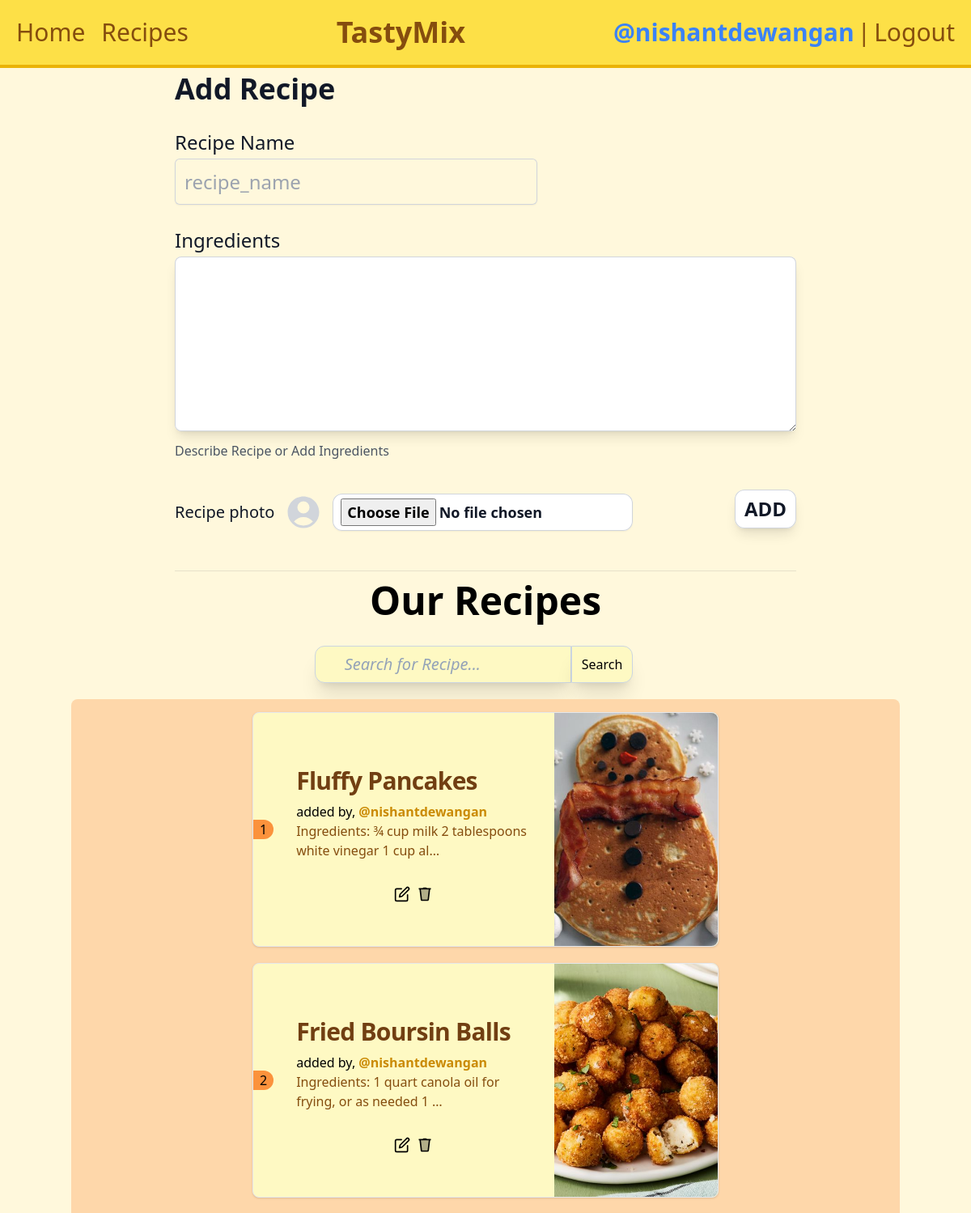
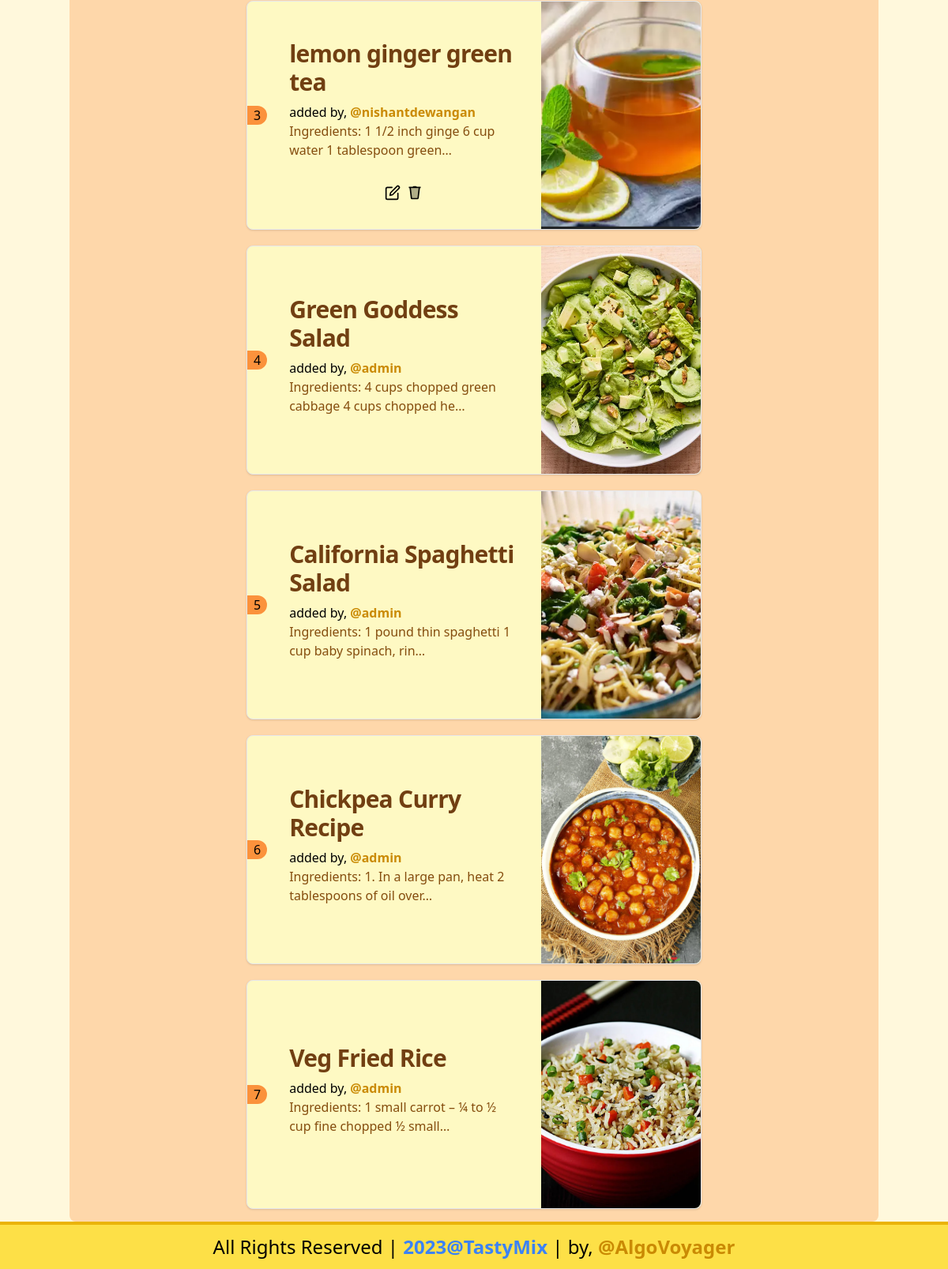
Screenshot of /recipe/ (signed in) with the database file from the repository (2 pictures, top to bottom).
### recipe/models.py (models this page shows, shortened)
class Recipe(models.Model):
    user = models.ForeignKey(User, on_delete=models.SET_NULL,null=True, blank=True)
    recipe_name= models.CharField(max_length=100)
    Ingredients= models.TextField()
    recipe_image= models.ImageField(upload_to="thumbnails")

### recipe/views.py (the view, shortened to what this page needs)
# urls.py: path('recipe/',views.recipes,name="recipes"),
def recipes(request):
    queryset = Recipe.objects.all()
    if request.GET.get("search"):
        queryset=queryset.filter(recipe_name__icontains=request.GET.get('search'))
    context = {'recipes': queryset}
    return render(request, "recipe.html", context)

### templates/recipe.html (shortened to what this page needs)
{% extends 'base.html' %}
{% block body %}
<main class=" flex  flex-col">
<div class="container max-w-screen-lg mx-auto ">
   {% if request.user.is_authenticated %}
    <form method="post" action="/recipe/" enctype="multipart/form-data">
        <div class="space-y-12 w-3/4 mx-auto">
            <div class="border-b border-gray-900/10 pb-12">
                <h2 class="text-4xl mt-3 font-semibold leading-7 text-gray-900" text-center>Add Recipe</h2>
                <div class="mt-10 grid grid-cols-1 gap-x-6 gap-y-8 sm:grid-cols-6">
                    <div class="sm:col-span-4">
                        <label for="recipe_name" class="block text-2xl font-medium leading-6 text-gray-900">Recipe
                            Name</label>
                        <div class="mt-2">
                            <div class="flex rounded-md shadow-sm ring-1 ring-inset ring-gray-300 focus-within:ring-2 focus-within:ring-inset focus-within:ring-indigo-600 sm:max-w-md">
                                <input type="text" name="recipe_name" id="recipe_name" required
                                       class="block flex-1 border-0 bg-transparent p-3 text-gray-900 placeholder:text-gray-400 focus:ring-0 text-2xl leading-6"
                                       placeholder="recipe_name">
                            </div>
                        </div>
                    </div>
                    <div class="col-span-full">
                        <label for="Ingredients"
                               class="block text-2xl font-medium leading-6 text-gray-900 ">Ingredients</label>
                        <div class="mt-2">
                            <textarea id="Ingredients" name="Ingredients" rows="8" required
                                      class="block w-full rounded-lg border-0 p-3 text-gray-900 shadow-lg ring-1 ring-inset ring-gray-300 placeholder:text-gray-400 focus:ring-2 focus:ring-inset focus:ring-indigo-600 text-lg leading-6"></textarea>
                        </div>
                        <p class="mt-3  text-md leading-6 text-gray-600">Describe Recipe or Add Ingredients</p>
                    </div>
                    <div class="col-span-full flex justify-between items-center">
                        <div class="mt-2 flex items-center gap-x-3">
                            <label for="recipe_image" class="block text-xl font-medium leading-6 text-gray-900">Recipe
                                photo</label>
                            <input name="recipe_image" id="recipe_image" type="file"
                                   class="rounded-xl bg-white px-2.5 py-1.5 text-lg font-semibold text-gray-900 shadow-sm ring-1 ring-inset ring-gray-300 hover:bg-gray-50">
                        </div>
                        <br>
                        <button type="submit"
                                class="rounded-xl bg-white px-3 py-2 text-2xl font-bold text-gray-900 shadow-lg ring-1 ring-inset ring-gray-300 hover:bg-gray-50">
                            ADD
                        </button>
                    </div>
                </div>
            </div>
        </div>
    </form>
    {% else %}
        <div class="text-center  text-3xl my-5">
            Wanna see your Delicious Dishes here?... <br>
            <a href="{% url 'auth' %}" class="text-orange-400 text-4xl hover:text-yellow-600 font-bold">Sign IN</a> <br>
            And Add Yours Too!!!
        </div>
    {% endif %}
    <div class="flex flex-wrap flex-col justify-center">
        <h1 class="text-5xl font-bold my-3 mx-auto">
            Our Recipes
        </h1>
        <form action="/recipe/" class="flex my-5  mx-auto">
            <input class="placeholder:italic placeholder:text-slate-400 bg-yellow-100 w-3/4 border border-slate-300 rounded-l-xl py-2 pl-9 pr-3 shadow-xl focus:outline-none focus:border-sky-500 focus:ring-sky-500 focus:ring-1 text-xl" placeholder="Search for Recipe..." type="text" name="search"/>
            <input class="px-3 bg-yellow-100 hover:bg-yellow-200 shadow-xl border border-slate-300 rounded-r-xl" type="submit" value="Search">
        </form>
        <div class="bg-orange-200 p-4 flex flex-wrap rounded-lg justify-center items-center gap-5">
            {% for recipe in recipes %}
            <div class=" min-w-1/2 gap-3 flex justify-between items-center bg-yellow-100 border border-gray-200 rounded-lg shadow md:flex-row md:max-w-xl hover:bg-yellow-200 dark:border-gray-600 dark:bg-yellow-200 dark:hover:bg-yellow-300">
                             <span class="bg-orange-400 px-2 rounded-r-xl">{{forloop.counter}}</span>
                <div class=" flex md:flex-col justify-between items-center w-4/5 h-max">
                        <div class="flex flex-col justify-between p-4 leading-normal min-h-max">
                            <a href="{% url 'recipe_details' recipe.id  %}" class="mb-2 text-3xl font-bold tracking-tight text-yellow-900 hover:text-blue-500">{{recipe.recipe_name}}</a>
                            <span>added by, <a href="{% url 'profile' recipe.user.id %}" class="text-yellow-600 font-bold hover:text-blue-600">@{{recipe.user}}</a></span>
                            <a href="{% url 'recipe_details' recipe.id  %}" class="mb-3 text-md font-normal text-yellow-800 hover:text-blue-500"> Ingredients: {{recipe.Ingredients | truncatechars:50 }}</a>
                        </div>
                    {% if request.user == recipe.user %}
                        <div class="flex" >
                            <a href="/update-recipe/{{recipe.id}}/"  class="p-1">
                                <svg class="feather feather-edit" fill="none" height="20" stroke="currentColor" stroke-linecap="round" stroke-linejoin="round" stroke-width="2" viewBox="0 0 24 24" width="20"><path d="M11 4H4a2 2 0 0 0-2 2v14a2 2 0 0 0 2 2h14a2 2 0 0 0 2-2v-7"/><path d="M18.5 2.5a2.121 2.121 0 0 1 3 3L12 15l-4 1 1-4 9.5-9.5z"/></svg>
                            </a>
                            <a href="/delete-recipe/{{recipe.id}}/"  class="p-1">
                            </a>
                        </div>
                    {% endif %}
                </div>
                <a href="{% url 'recipe_details' recipe.id  %}">
                <img class="rimg object-cover   rounded-r-lg h-48 w-48 md:h-72 md:w-72 md:rounded-none md:rounded-r-lg" src="/media/{{recipe.recipe_image}}" alt="{{recipe.recipe_namea}}">
                </a>
            </div>
            {% endfor %}
        </div>
    </div>
</div>
</main>
{% endblock body %}

### templates/base.html (shortened to what this page needs)
<!DOCTYPE html>
<html lang="en">
<head>
      <script src="https://cdn.tailwindcss.com"></script>
</head>
<body  style="background-color:cornsilk">
<nav class="container bg-yellow-300  border-yellow-500 border-b-4 flex justify-between items-center gap-5 min-w-full px-5 py-5 text-yellow-800  text-xl lg:text-3xl">
    <div class="flex gap-5" >
        <a class="hover:text-orange-500" href="/">Home</a>
        <a class="hover:text-orange-500" href="{% url 'recipes' %}">Recipes</a>
    </div>
    <div>
        <h1 class="text-4xl font-bold mx-auto">TastyMix </h1>
    </div>
    <div class="flex gap-1">
        {% if request.user.is_authenticated %}
         <a class="hover:text-orange-500" href="{% url 'profile' request.user.id %}"> <span class="font-bold text-blue-500 hover:text-yellow-600"> @{{request.user}} </span></a>
         |<a class="hover:text-orange-500" href="{% url 'signout' %}">Logout</a>
        {% else %}
            <a class="hover:text-orange-500" href="{% url 'signin' %}">Login</a>
        {% endif %}
    </div>
</nav>
{% block body %}
{% endblock %}
<footer class="footer  bg-yellow-300 border-t-4 border-yellow-500 text-center text-xl md:text-2xl py-3">All Rights Reserved | <a href="/" class="text-blue-500 hover:text-blue-600 font-bold" >2023@TastyMix</a> | by, <a href="https://github.com/AlgoVoyager" class=" font-bold text-yellow-600 hover:text-yellow-700" >@AlgoVoyager</a></footer>
</body>
</html>

### rows the page displays
Recipe: recipe_name "Fluffy Pancakes", user "nishantdewangan", Ingredients "¾ cup milk 2 tablespoons white vinegar 1 cup al…", recipe_image (picture)
Recipe: recipe_name "Fried Boursin Balls", user "nishantdewangan", Ingredients "1 quart canola oil for frying, or as needed 1 …", recipe_image (picture)
Recipe: recipe_name "lemon ginger green tea", user "nishantdewangan", Ingredients "1 1/2 inch ginge 6 cup water 1 tablespoon green…", recipe_image (picture)
Recipe: recipe_name "Green Goddess Salad", user "admin", Ingredients "4 cups chopped green cabbage 4 cups chopped he…", recipe_image (picture)
Recipe: recipe_name "California Spaghetti Salad", user "admin", Ingredients "1 pound thin spaghetti 1 cup baby spinach, rin…", recipe_image (picture)
Recipe: recipe_name "Chickpea Curry Recipe", user "admin", Ingredients "1. In a large pan, heat 2 tablespoons of oil over…", recipe_image (picture)
Recipe: recipe_name "Veg Fried Rice", user "admin", Ingredients "1 small carrot – ¼ to ½ cup fine chopped ½ small…", recipe_image (picture)

### other values shown
{{ request.user }} "nishantdewangan"
